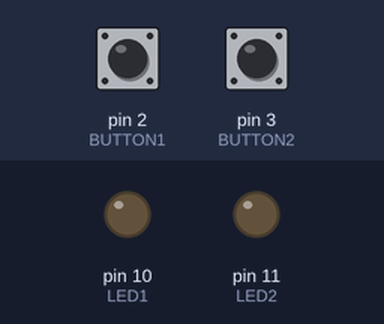
A sketch run on a simulated Arduino Uno, built with avr-gcc and run on an emulated ATmega328P. Shown: output pins drawn as LEDs (lit = HIGH). Inputs (shaded band) come from the test bench; at power-on: pin 2 (BUTTON1) LOW, pin 3 (BUTTON2) LOW.

Above: at 1.2 s.
1.3 s: pin 2 (BUTTON1) pulled HIGH for 0.15 s
At 2.07 s:
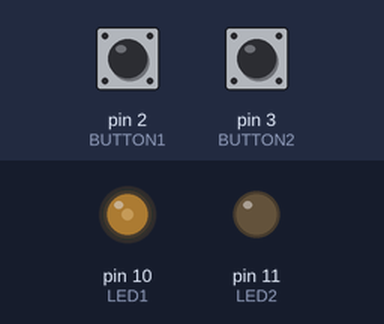
4.3 s: pin 3 (BUTTON2) pulled HIGH for 0.15 s
At 5.1 s:
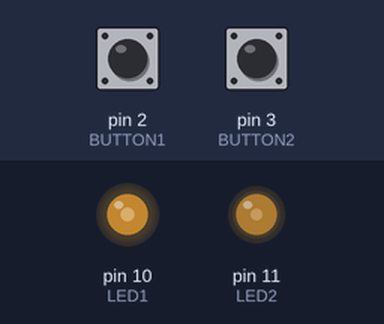
7.3 s: pin 2 (BUTTON1) pulled HIGH for 1 s
At 7.52 s:
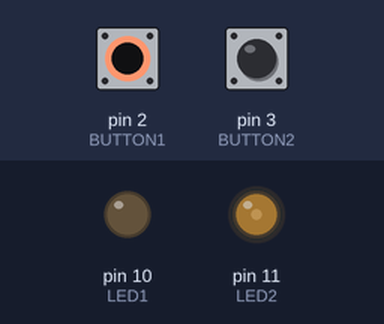
10.3 s: pin 2 (BUTTON1) pulled HIGH for 0.15 s
At 10.85 s:
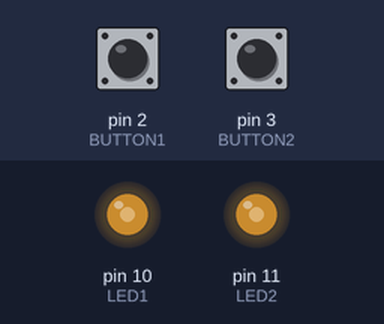
13.3 s: pin 3 (BUTTON2) pulled HIGH for 1 s
16.4 s: pin 2 (BUTTON1) pulled HIGH for 3.2 s
Timing chart, 0 to 19.4 s (numbered marks = the images above; inputs shaded):
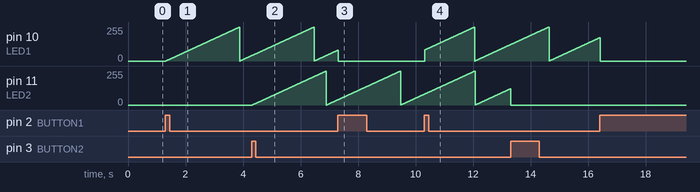

The sketch:

ledcont.ino
```cpp
const int LED1=10;     //9번 핀을 사용하는 LED 상수 정의
const int BUTTON1=2;   //버튼을 2번 핀에 지정
const int LED2=11;     //9번 핀을 사용하는 LED 상수 정의
const int BUTTON2=3;   //버튼을 2번 핀에 지정

boolean lastButton1=LOW;   //이전 버튼의 눌림 상태를 Boolean형 변수로 선언
boolean currentButton1=LOW; //현재 버튼의 눌림 상태를 Boolean형 변수로 선언
int ledOn1=0;
boolean lastButton2=LOW;   //이전 버튼의 눌림 상태를 Boolean형 변수로 선언
boolean currentButton2=LOW; //현재 버튼의 눌림 상태를 Boolean형 변수로 선언
int ledOn2=0;
boolean flag1=false;
boolean flag2=false;
void setup()
{
    pinMode(LED1, OUTPUT);   //LED(9번 핀)를 출력으로 지정
    pinMode(BUTTON1, INPUT); //BUTTON(2번 핀)을 입력으로 지정
    pinMode(LED2, OUTPUT);   //LED(9번 핀)를 출력으로 지정
    pinMode(BUTTON2, INPUT); //BUTTON(2번 핀)을 입력으로 지정
}
/*
* 스위치 디바운싱 함수
* debounce() 함수에 이전 버튼 상태를 인수로 사용하여
* 디바운싱 처리된 현재 버튼 상태값을 반환
*/

boolean debounce1(boolean last1)
{
    boolean current1=digitalRead(BUTTON1); //현재 버튼 상태를 확인
    if(last1!=current1) //이전 버튼 상태와 현재 버튼 상태가 다름
    {
        delay(5); //5ms 동안 기다림
        current1=digitalRead(BUTTON1); //current에 현재 버튼 상태를 저장
    }
    return current1; //current 변수값을 반환
}

boolean debounce2(boolean last2)
{
    boolean current2=digitalRead(BUTTON2); //현재 버튼 상태를 확인
    if(last2!=current2) //이전 버튼 상태와 현재 버튼 상태가 다름
    {
        delay(5); //5ms 동안 기다림
        current2=digitalRead(BUTTON2); //current에 현재 버튼 상태를 저장
    }
    return current2; //current 변수값을 반환
}


void loop()
{   delay(10);
    currentButton1=debounce1(lastButton1); //디바운싱 처리된 버튼값을 읽음
    if(lastButton1==LOW && currentButton1==HIGH) //버튼을 누름
    {
        flag1=!flag1;
    }
    lastButton1=currentButton1; //이전 버튼값을 현재 버튼값으로 변경
    if(flag1==true){
    analogWrite(LED1, ledOn1%256); //LED 점멸 상태를 바꿈
    ledOn1++;
    }
    else
    analogWrite(LED1, 0); //LED 점멸 상태를 바꿈

    currentButton2=debounce2(lastButton2); //디바운싱 처리된 버튼값을 읽음
    if(lastButton2==LOW && currentButton2==HIGH) //버튼을 누름
    {
        flag2=!flag2;
    }

    lastButton2=currentButton2; //이전 버튼값을 현재 버튼값으로 변경
    if(flag2==true){
    analogWrite(LED2, ledOn2%256); //LED 점멸 상태를 바꿈
    ledOn2++;
    }
    else
    analogWrite(LED2, 0); //LED 점멸 상태를 바꿈

}
```
